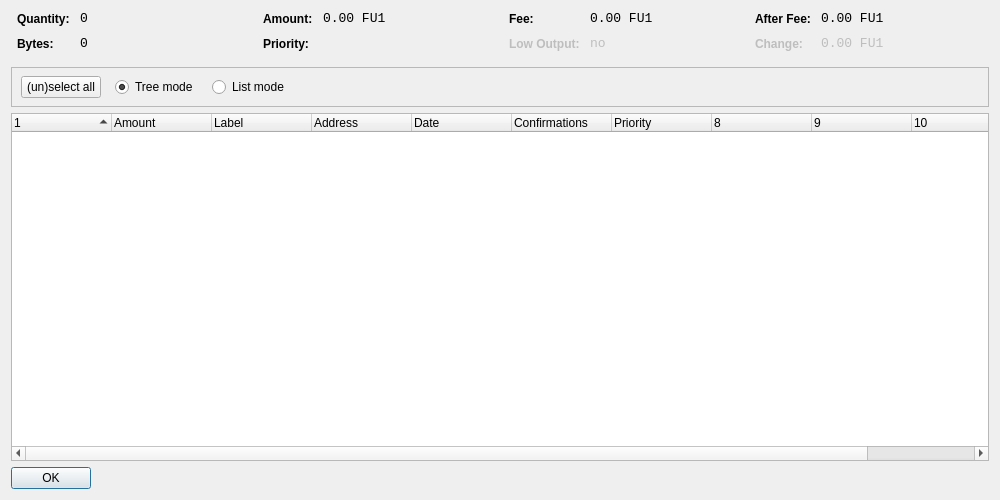
<?xml version="1.0" encoding="UTF-8"?>
<ui version="4.0">
 <class>CoinControlDialog</class>
 <widget class="QDialog" name="CoinControlDialog">
  <property name="geometry">
   <rect>
    <x>0</x>
    <y>0</y>
    <width>1000</width>
    <height>500</height>
   </rect>
  </property>
  <property name="windowTitle">
   <string>Coin Control</string>
  </property>
  <layout class="QVBoxLayout" name="verticalLayout">
   <item>
    <layout class="QHBoxLayout" name="horizontalLayoutTop" stretch="0,0,0,0">
     <property name="topMargin">
      <number>0</number>
     </property>
     <property name="bottomMargin">
      <number>10</number>
     </property>
     <item>
      <layout class="QFormLayout" name="formLayoutCoinControl1">
       <property name="horizontalSpacing">
        <number>10</number>
       </property>
       <property name="verticalSpacing">
        <number>10</number>
       </property>
       <property name="leftMargin">
        <number>6</number>
       </property>
       <property name="rightMargin">
        <number>6</number>
       </property>
       <item row="0" column="0">
        <widget class="QLabel" name="labelCoinControlQuantityText">
         <property name="styleSheet">
          <string notr="true">font-weight:bold;</string>
         </property>
         <property name="text">
          <string>Quantity:</string>
         </property>
        </widget>
       </item>
       <item row="0" column="1">
        <widget class="QLabel" name="labelCoinControlQuantity">
         <property name="font">
          <font>
           <family>Monospace</family>
           <pointsize>10</pointsize>
          </font>
         </property>
         <property name="cursor">
          <cursorShape>IBeamCursor</cursorShape>
         </property>
         <property name="contextMenuPolicy">
          <enum>Qt::ActionsContextMenu</enum>
         </property>
         <property name="text">
          <string notr="true">0</string>
         </property>
         <property name="textInteractionFlags">
          <set>Qt::LinksAccessibleByMouse|Qt::TextSelectableByKeyboard|Qt::TextSelectableByMouse</set>
         </property>
        </widget>
       </item>
       <item row="1" column="0">
        <widget class="QLabel" name="labelCoinControlBytesText">
         <property name="styleSheet">
          <string notr="true">font-weight:bold;</string>
         </property>
         <property name="text">
          <string>Bytes:</string>
         </property>
        </widget>
       </item>
       <item row="1" column="1">
        <widget class="QLabel" name="labelCoinControlBytes">
         <property name="font">
          <font>
           <family>Monospace</family>
           <pointsize>10</pointsize>
          </font>
         </property>
         <property name="cursor">
          <cursorShape>IBeamCursor</cursorShape>
         </property>
         <property name="contextMenuPolicy">
          <enum>Qt::ActionsContextMenu</enum>
         </property>
         <property name="text">
          <string notr="true">0</string>
         </property>
         <property name="textInteractionFlags">
          <set>Qt::LinksAccessibleByMouse|Qt::TextSelectableByKeyboard|Qt::TextSelectableByMouse</set>
         </property>
        </widget>
       </item>
      </layout>
     </item>
     <item>
      <layout class="QFormLayout" name="formLayoutCoinControl2">
       <property name="horizontalSpacing">
        <number>10</number>
       </property>
       <property name="verticalSpacing">
        <number>10</number>
       </property>
       <property name="leftMargin">
        <number>6</number>
       </property>
       <property name="rightMargin">
        <number>6</number>
       </property>
       <item row="0" column="0">
        <widget class="QLabel" name="labelCoinControlAmountText">
         <property name="styleSheet">
          <string notr="true">font-weight:bold;</string>
         </property>
         <property name="text">
          <string>Amount:</string>
         </property>
        </widget>
       </item>
       <item row="0" column="1">
        <widget class="QLabel" name="labelCoinControlAmount">
         <property name="font">
          <font>
           <family>Monospace</family>
           <pointsize>10</pointsize>
          </font>
         </property>
         <property name="cursor">
          <cursorShape>IBeamCursor</cursorShape>
         </property>
         <property name="contextMenuPolicy">
          <enum>Qt::ActionsContextMenu</enum>
         </property>
         <property name="text">
          <string notr="true">0.00 FU1</string>
         </property>
         <property name="textInteractionFlags">
          <set>Qt::LinksAccessibleByMouse|Qt::TextSelectableByKeyboard|Qt::TextSelectableByMouse</set>
         </property>
        </widget>
       </item>
       <item row="1" column="0">
        <widget class="QLabel" name="labelCoinControlPriorityText">
         <property name="styleSheet">
          <string notr="true">font-weight:bold;</string>
         </property>
         <property name="text">
          <string>Priority:</string>
         </property>
        </widget>
       </item>
       <item row="1" column="1">
        <widget class="QLabel" name="labelCoinControlPriority">
         <property name="font">
          <font>
           <family>Monospace</family>
           <pointsize>10</pointsize>
          </font>
         </property>
         <property name="cursor">
          <cursorShape>IBeamCursor</cursorShape>
         </property>
         <property name="contextMenuPolicy">
          <enum>Qt::ActionsContextMenu</enum>
         </property>
         <property name="text">
          <string/>
         </property>
         <property name="textInteractionFlags">
          <set>Qt::LinksAccessibleByMouse|Qt::TextSelectableByKeyboard|Qt::TextSelectableByMouse</set>
         </property>
        </widget>
       </item>
      </layout>
     </item>
     <item>
      <layout class="QFormLayout" name="formLayoutCoinControl3">
       <property name="horizontalSpacing">
        <number>10</number>
       </property>
       <property name="verticalSpacing">
        <number>10</number>
       </property>
       <property name="leftMargin">
        <number>6</number>
       </property>
       <property name="rightMargin">
        <number>6</number>
       </property>
       <item row="0" column="0">
        <widget class="QLabel" name="labelCoinControlFeeText">
         <property name="styleSheet">
          <string notr="true">font-weight:bold;</string>
         </property>
         <property name="text">
          <string>Fee:</string>
         </property>
        </widget>
       </item>
       <item row="0" column="1">
        <widget class="QLabel" name="labelCoinControlFee">
         <property name="font">
          <font>
           <family>Monospace</family>
           <pointsize>10</pointsize>
          </font>
         </property>
         <property name="cursor">
          <cursorShape>IBeamCursor</cursorShape>
         </property>
         <property name="contextMenuPolicy">
          <enum>Qt::ActionsContextMenu</enum>
         </property>
         <property name="text">
          <string notr="true">0.00 FU1</string>
         </property>
         <property name="textInteractionFlags">
          <set>Qt::LinksAccessibleByMouse|Qt::TextSelectableByKeyboard|Qt::TextSelectableByMouse</set>
         </property>
        </widget>
       </item>
       <item row="1" column="0">
        <widget class="QLabel" name="labelCoinControlLowOutputText">
         <property name="enabled">
          <bool>false</bool>
         </property>
         <property name="styleSheet">
          <string notr="true">font-weight:bold;</string>
         </property>
         <property name="text">
          <string>Low Output:</string>
         </property>
        </widget>
       </item>
       <item row="1" column="1">
        <widget class="QLabel" name="labelCoinControlLowOutput">
         <property name="enabled">
          <bool>false</bool>
         </property>
         <property name="font">
          <font>
           <family>Monospace</family>
           <pointsize>10</pointsize>
          </font>
         </property>
         <property name="cursor">
          <cursorShape>IBeamCursor</cursorShape>
         </property>
         <property name="contextMenuPolicy">
          <enum>Qt::ActionsContextMenu</enum>
         </property>
         <property name="text">
          <string notr="true">no</string>
         </property>
         <property name="textInteractionFlags">
          <set>Qt::LinksAccessibleByMouse|Qt::TextSelectableByKeyboard|Qt::TextSelectableByMouse</set>
         </property>
        </widget>
       </item>
      </layout>
     </item>
     <item>
      <layout class="QFormLayout" name="formLayoutCoinControl4">
       <property name="horizontalSpacing">
        <number>10</number>
       </property>
       <property name="verticalSpacing">
        <number>10</number>
       </property>
       <property name="leftMargin">
        <number>6</number>
       </property>
       <property name="rightMargin">
        <number>6</number>
       </property>
       <item row="0" column="0">
        <widget class="QLabel" name="labelCoinControlAfterFeeText">
         <property name="styleSheet">
          <string notr="true">font-weight:bold;</string>
         </property>
         <property name="text">
          <string>After Fee:</string>
         </property>
        </widget>
       </item>
       <item row="0" column="1">
        <widget class="QLabel" name="labelCoinControlAfterFee">
         <property name="font">
          <font>
           <family>Monospace</family>
           <pointsize>10</pointsize>
          </font>
         </property>
         <property name="cursor">
          <cursorShape>IBeamCursor</cursorShape>
         </property>
         <property name="contextMenuPolicy">
          <enum>Qt::ActionsContextMenu</enum>
         </property>
         <property name="text">
          <string notr="true">0.00 FU1</string>
         </property>
         <property name="textInteractionFlags">
          <set>Qt::LinksAccessibleByMouse|Qt::TextSelectableByKeyboard|Qt::TextSelectableByMouse</set>
         </property>
        </widget>
       </item>
       <item row="1" column="0">
        <widget class="QLabel" name="labelCoinControlChangeText">
         <property name="enabled">
          <bool>false</bool>
         </property>
         <property name="styleSheet">
          <string notr="true">font-weight:bold;</string>
         </property>
         <property name="text">
          <string>Change:</string>
         </property>
        </widget>
       </item>
       <item row="1" column="1">
        <widget class="QLabel" name="labelCoinControlChange">
         <property name="enabled">
          <bool>false</bool>
         </property>
         <property name="font">
          <font>
           <family>Monospace</family>
           <pointsize>10</pointsize>
          </font>
         </property>
         <property name="cursor">
          <cursorShape>IBeamCursor</cursorShape>
         </property>
         <property name="contextMenuPolicy">
          <enum>Qt::ActionsContextMenu</enum>
         </property>
         <property name="text">
          <string notr="true">0.00 FU1</string>
         </property>
         <property name="textInteractionFlags">
          <set>Qt::LinksAccessibleByMouse|Qt::TextSelectableByKeyboard|Qt::TextSelectableByMouse</set>
         </property>
        </widget>
       </item>
      </layout>
     </item>
    </layout>
   </item>
   <item>
    <widget class="QFrame" name="frame">
     <property name="minimumSize">
      <size>
       <width>0</width>
       <height>40</height>
      </size>
     </property>
     <property name="frameShape">
      <enum>QFrame::StyledPanel</enum>
     </property>
     <property name="frameShadow">
      <enum>QFrame::Sunken</enum>
     </property>
     <widget class="QWidget" name="horizontalLayoutWidget">
      <property name="geometry">
       <rect>
        <x>10</x>
        <y>0</y>
        <width>781</width>
        <height>41</height>
       </rect>
      </property>
      <layout class="QHBoxLayout" name="horizontalLayoutPanel" stretch="0,0,0,0,0">
       <property name="spacing">
        <number>14</number>
       </property>
       <item>
        <widget class="QPushButton" name="pushButtonSelectAll">
         <property name="sizePolicy">
          <sizepolicy hsizetype="Maximum" vsizetype="Fixed">
           <horstretch>0</horstretch>
           <verstretch>0</verstretch>
          </sizepolicy>
         </property>
         <property name="text">
          <string>(un)select all</string>
         </property>
        </widget>
       </item>
       <item>
        <widget class="QRadioButton" name="radioTreeMode">
         <property name="sizePolicy">
          <sizepolicy hsizetype="Maximum" vsizetype="Fixed">
           <horstretch>0</horstretch>
           <verstretch>0</verstretch>
          </sizepolicy>
         </property>
         <property name="text">
          <string>Tree mode</string>
         </property>
         <property name="checked">
          <bool>true</bool>
         </property>
        </widget>
       </item>
       <item>
        <widget class="QRadioButton" name="radioListMode">
         <property name="sizePolicy">
          <sizepolicy hsizetype="Maximum" vsizetype="Fixed">
           <horstretch>0</horstretch>
           <verstretch>0</verstretch>
          </sizepolicy>
         </property>
         <property name="text">
          <string>List mode</string>
         </property>
        </widget>
       </item>
       <item>
        <spacer name="horizontalSpacer">
         <property name="orientation">
          <enum>Qt::Horizontal</enum>
         </property>
         <property name="sizeHint" stdset="0">
          <size>
           <width>40</width>
           <height>20</height>
          </size>
         </property>
        </spacer>
       </item>
      </layout>
     </widget>
    </widget>
   </item>
   <item>
    <widget class="CoinControlTreeWidget" name="treeWidget">
     <property name="contextMenuPolicy">
      <enum>Qt::CustomContextMenu</enum>
     </property>
     <property name="sortingEnabled">
      <bool>false</bool>
     </property>
     <property name="columnCount">
      <number>11</number>
     </property>
     <attribute name="headerShowSortIndicator" stdset="0">
      <bool>true</bool>
     </attribute>
     <attribute name="headerStretchLastSection">
      <bool>false</bool>
     </attribute>
     <column>
      <property name="text">
       <string/>
      </property>
     </column>
     <column>
      <property name="text">
       <string>Amount</string>
      </property>
     </column>
     <column>
      <property name="text">
       <string>Label</string>
      </property>
     </column>
     <column>
      <property name="text">
       <string>Address</string>
      </property>
     </column>
     <column>
      <property name="text">
       <string>Date</string>
      </property>
     </column>
     <column>
      <property name="text">
       <string>Confirmations</string>
      </property>
      <property name="toolTip">
       <string>Confirmed</string>
      </property>
     </column>
     <column>
      <property name="text">
       <string>Priority</string>
      </property>
     </column>
     <column>
      <property name="text">
       <string/>
      </property>
     </column>
     <column>
      <property name="text">
       <string/>
      </property>
     </column>
     <column>
      <property name="text">
       <string/>
      </property>
     </column>
     <column>
      <property name="text">
       <string/>
      </property>
     </column>
    </widget>
   </item>
   <item>
    <widget class="QDialogButtonBox" name="buttonBox">
     <property name="sizePolicy">
      <sizepolicy hsizetype="Maximum" vsizetype="Fixed">
       <horstretch>0</horstretch>
       <verstretch>0</verstretch>
      </sizepolicy>
     </property>
     <property name="orientation">
      <enum>Qt::Horizontal</enum>
     </property>
     <property name="standardButtons">
      <set>QDialogButtonBox::Ok</set>
     </property>
    </widget>
   </item>
  </layout>
 </widget>
 <customwidgets>
  <customwidget>
   <class>CoinControlTreeWidget</class>
   <extends>QTreeWidget</extends>
   <header>coincontroltreewidget.h</header>
  </customwidget>
 </customwidgets>
 <resources/>
 <connections/>
</ui>
